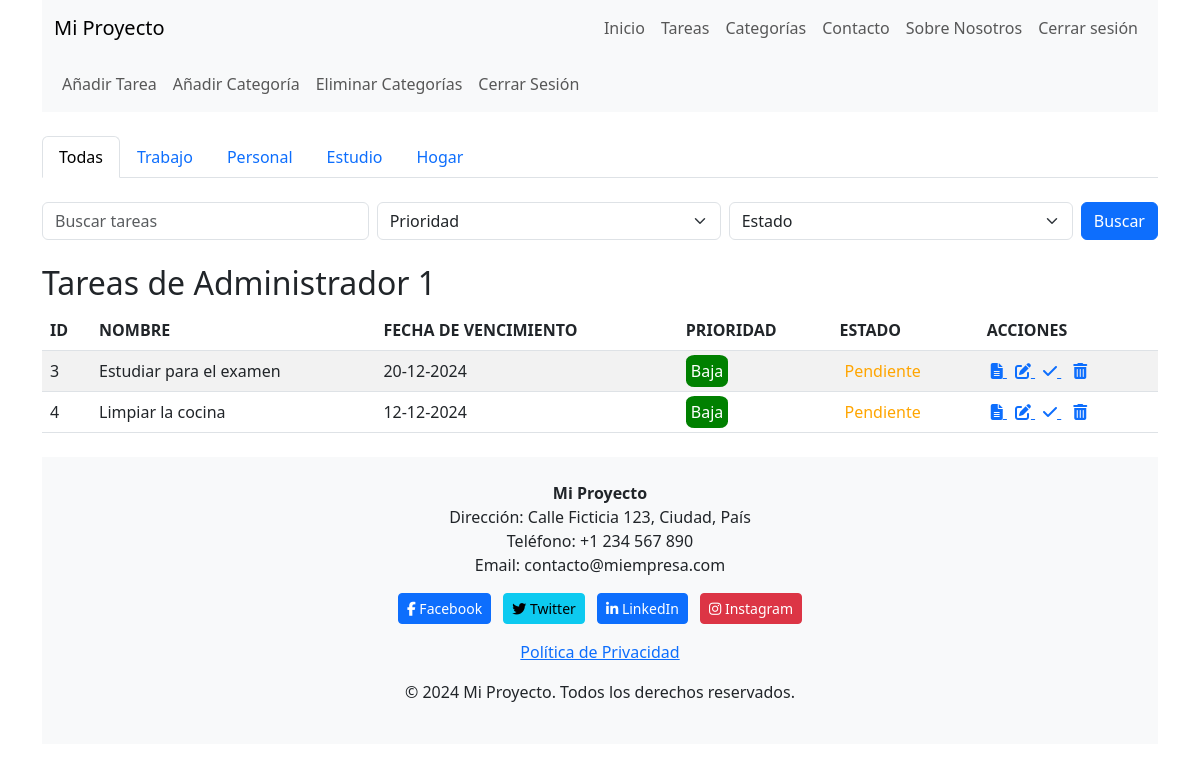
The app's page /public/home.php (signed in) with its own data.
### tables this page shows
CREATE TABLE IF NOT EXISTS `categorias` (
    id INT AUTO_INCREMENT PRIMARY KEY,
    nombre VARCHAR(50) NOT NULL,
    id_usuario INT,
    FOREIGN KEY (id_usuario) REFERENCES usuarios(id) ON DELETE CASCADE
);

CREATE TABLE IF NOT EXISTS `tareas` (
    id INT AUTO_INCREMENT PRIMARY KEY,
    nombre VARCHAR(100) NOT NULL,
    descripcion TEXT,
    fecha_vencimiento DATE,
    prioridad INT,
    id_usuario INT,
    id_categoria INT,
    status TINYINT(1) NOT NULL DEFAULT 1,   
    FOREIGN KEY (id_usuario) REFERENCES usuarios(id) ON DELETE CASCADE,
    FOREIGN KEY (id_categoria) REFERENCES categorias(id) ON DELETE CASCADE
);

### models/Model.php (called while the page is built, shortened)
<?php
class Model {
    public function __construct($pdo) {
        $this->db = $pdo;
    }
}
?>

### models/Categoria.php (called while the page is built, shortened)
<?php
require_once 'Model.php';
class Categoria extends Model {
    public function getCategoriasPorUsuario($usuarioId) {
        $stmt = $this->db->prepare("SELECT * FROM categorias WHERE id_usuario = ?");
        $stmt->execute([$usuarioId]);
        return $stmt->fetchAll();
    }
}
?>

### models/Tarea.php (called while the page is built, shortened)
<?php
require_once 'Model.php';
class Tarea extends Model {
public function buscarTareasConFiltros($usuarioId, $search, $prioridad, $estado) {
    $sql = "SELECT * FROM tareas WHERE id_usuario = :id_usuario";
    $stmt = $this->db->prepare($sql);
    $stmt->bindParam(':id_usuario', $usuarioId);
    $stmt->execute();
    return $stmt->fetchAll(PDO::FETCH_ASSOC);
}
}
?>

### public/home.php (the view, shortened to what this page needs)
<?php
require_once '../models/Tarea.php';
require_once '../models/Categoria.php';
require_once '../config/db.php';
$tareaModel = new Tarea($pdo);
$categoriaModel = new Categoria($pdo);
$idUsuario = $_SESSION['usuario']['id'];
$categorias = $categoriaModel->getCategoriasPorUsuario($idUsuario);
$categoriaFiltrada = isset($_GET['id_categoria']) ? $_GET['id_categoria'] : null;
$search = isset($_GET['search']) ? $_GET['search'] : '';
$prioridad = isset($_GET['prioridad']) ? $_GET['prioridad'] : '';
$estado = isset($_GET['estado']) ? $_GET['estado'] : '';
if ($categoriaFiltrada) {
    $tareas = $tareaModel->getTareasConFiltros($categoriaFiltrada, $idUsuario, $search, $prioridad, $estado);
} else {
    $tareas = $tareaModel->buscarTareasConFiltros($idUsuario, $search, $prioridad, $estado);
}
?>
<!DOCTYPE html>
<html lang="es">
<head>
    <link href="https://cdn.jsdelivr.net/npm/bootstrap@5.3.0-alpha3/dist/css/bootstrap.min.css" rel="stylesheet">
    <link href="https://cdnjs.cloudflare.com/ajax/libs/font-awesome/6.0.0-beta3/css/all.min.css" rel="stylesheet">
    <link href="../public/css/style.css" rel="stylesheet">
</head>
<body>
    <div class="container">
    <?php include('../views/header.php'); ?>
<nav class="navbar navbar-expand-lg navbar-light bg-light mb-4">
    <div class="container-fluid">
        <div class="collapse navbar-collapse" id="navbarNav">
            <ul class="navbar-nav">
                <li class="nav-item">
                    <a class="nav-link" href="../views/add_task.php">Añadir Tarea</a>
                </li>
                <li class="nav-item">
                    <a class="nav-link" href="../views/add_category.php">Añadir Categoría</a>
                </li>
                <li class="nav-item">
                    <a class="nav-link" href="../views/delete_categories.php">Eliminar Categorías</a>
                </li>
                <li class="nav-item">
                    <a class="nav-link" href="logout.php">Cerrar Sesión</a>
                </li>
            </ul>
        </div>
    </div>
</nav>
        <ul class="nav nav-tabs mb-4">
            <li class="nav-item">
                <a class="nav-link <?php echo is_null($categoriaFiltrada) ? 'active' : ''; ?>" href="home.php">Todas</a>
            </li>
            <?php foreach ($categorias as $categoria): ?>
                <li class="nav-item position-relative">
                    <a class="nav-link <?php echo ($categoriaFiltrada == $categoria['id']) ? 'active' : ''; ?>"
                        href="home.php?id_categoria=<?php echo $categoria['id']; ?>">
                        <?php echo htmlspecialchars($categoria['nombre']); ?>
                    </a>
                </li>
            <?php endforeach; ?>
        </ul>
        <form action="home.php" method="GET" class="d-flex mb-4">
            <input type="text" name="search" class="form-control" placeholder="Buscar tareas"
                value="<?php echo isset($_GET['search']) ? htmlspecialchars($_GET['search']) : ''; ?>">
            <select name="prioridad" class="form-select ms-2">
                <option value="">Prioridad</option>
            </select>
            <select name="estado" class="form-select ms-2">
                <option value="">Estado</option>
            </select>
            <button type="submit" class="btn btn-primary ms-2">Buscar</button>
        </form>
        <h2>Tareas de <?php echo htmlspecialchars($_SESSION['usuario']['nombre']); ?></h2>
        <table id="tabla-tareas" class="table table-striped">
            <thead>
                <tr>
                    <th data-tipo="numero">ID</th>
                    <th data-tipo="texto">NOMBRE</th>
                    <th data-tipo="fecha">FECHA DE VENCIMIENTO</th>
                    <th data-tipo="texto">PRIORIDAD</th>
                    <th data-tipo="texto">ESTADO</th>
                    <th>ACCIONES</th>
                </tr>
            </thead>
            <tbody>
                <?php if (empty($tareas)): ?>
                    <tr>
                        <td colspan="7" class="text-center">No hay tareas para mostrar.</td>
                    </tr>
                <?php else: ?>
                    <?php foreach ($tareas as $tarea): ?>
                        <tr>
                            <td><?php echo $tarea['id']; ?></td>
                            <td><?php echo htmlspecialchars($tarea['nombre']); ?></td>
                            <td><?php echo date('d-m-Y', strtotime($tarea['fecha_vencimiento'])); ?></td>
                            <td>
                                <?php
                                $prioridad = $tarea['prioridad'];
                                switch ($prioridad) {
                                    case 1:
                                        echo "<span style='color: white; background-color: green;'>Baja</span>";
                                        break;
                                }
                                ?>
                            </td>
                            <td>
                                <?php
                                if ($tarea['status'] == 1) {
                                    echo "<span style='color: orange;'>Pendiente</span>";
                                } else {
                                    echo "<span style='color: green;'>Completada</span>";
                                }
                                ?>
                            </td>
                            <td>
                                <a href="../views/task_detail.php?id=<?php echo $tarea['id']; ?>" class="mx-1"
                                    title="Ver Detalles">
                                    <i class="fas fa-file-alt"></i>
                                </a>
                                <a href="../views/edit_task.php?id=<?php echo $tarea['id']; ?>" class="mx-1" title="Editar">
                                    <i class="fas fa-edit"></i>
                                </a>
                                <?php if ($tarea['status'] == 1): ?>
                                    <a href="../views/mark_task_done.php?id=<?php echo $tarea['id']; ?>" class="mx-1"
                                        title="Marcar como realizada">
                                        <i class="fas fa-check"></i>
                                    </a>
                                <?php endif; ?>
                                <a href="../views/delete_task.php?id=<?php echo $tarea['id']; ?>" class="mx-2" title="Eliminar">
                                    <i class="fas fa-trash-alt"></i>
                                </a>
                            </td>
                        </tr>
                    <?php endforeach; ?>
                <?php endif; ?>
            </tbody>
        </table>
        <?php include('../views/footer.php'); ?>
</body>
</html>

### views/header.php (shortened to what this page needs)
<!DOCTYPE html>
<html lang="es">
<head>
    <link href="https://cdn.jsdelivr.net/npm/bootstrap@5.3.0-alpha3/dist/css/bootstrap.min.css" rel="stylesheet">
    <link href="public/css/style.css" rel="stylesheet">
</head>
<body>
    <nav class="navbar navbar-expand-lg navbar-light bg-light">
        <div class="container">
            <a class="navbar-brand" href="index.php">Mi Proyecto</a>
            <div class="collapse navbar-collapse" id="navbarNav">
                <ul class="navbar-nav ms-auto">
                    <li class="nav-item">
                        <a class="nav-link" href="../public/home.php">Inicio</a>
                    </li>
                    <li class="nav-item">
                        <a class="nav-link" href="../views/tasks.php">Tareas</a>
                    </li>
                    <li class="nav-item">
                        <a class="nav-link" href="../views/categories.php">Categorías</a>
                    </li>
                    <li class="nav-item">
                        <a class="nav-link" href="../views/contact.php">Contacto</a>
                    </li>
                    <li class="nav-item">
                        <a class="nav-link" href="../views/about.php">Sobre Nosotros</a>
                    </li>
                    <li class="nav-item">
                        <a class="nav-link" href="logout.php">Cerrar sesión</a>
                    </li>
                </ul>
            </div>
        </div>
    </nav>
</body>
</html>

### views/footer.php (shortened to what this page needs)
<footer class="bg-light py-4 mt-4">
    <div class="container text-center">
        <div class="mb-3">
            <p><strong>Mi Proyecto</strong><br>
            Dirección: Calle Ficticia 123, Ciudad, País<br>
            Teléfono: +1 234 567 890<br>
            Email: contacto@miempresa.com
            </p>
        </div>
        <div class="social-icons mb-3">
            <a href="https://facebook.com" class="btn btn-primary btn-sm me-2" target="_blank" title="Facebook">
                <i class="fab fa-facebook-f"></i> Facebook
            </a>
            <a href="https://twitter.com" class="btn btn-info btn-sm me-2" target="_blank" title="Twitter">
                <i class="fab fa-twitter"></i> Twitter
            </a>
            <a href="https://linkedin.com" class="btn btn-primary btn-sm me-2" target="_blank" title="LinkedIn">
                <i class="fab fa-linkedin-in"></i> LinkedIn
            </a>
            <a href="https://instagram.com" class="btn btn-danger btn-sm" target="_blank" title="Instagram">
                <i class="fab fa-instagram"></i> Instagram
            </a>
        </div>
        <p><a href="#" data-bs-toggle="modal" data-bs-target="#privacyPolicyModal">Política de Privacidad</a></p>
        <p>&copy; 2024 Mi Proyecto. Todos los derechos reservados.</p>
    </div>
</footer>
</body>
</html>

### public/css/style.css (style rules this page uses)
html, body { height: 100%; margin: 0; }
body { display: flex; flex-direction: column; }
.container { flex: 1; }
footer { background-color: #f8f9fa; padding: 20px; text-align: center; position: relative; width: 100%; }
th { cursor: pointer; position: relative; }
th::after { content: ""; position: absolute; right: 8px; top: 50%; transform: translateY(-50%); border: 6px solid transparent; display: none; }
span { width: 20px; padding: 5px; border-radius: 20%; }

### records on screen
categorias: nombre "Trabajo"
categorias: nombre "Personal"
categorias: nombre "Estudio"
categorias: nombre "Hogar"
tareas: id "3", nombre "Estudiar para el examen", fecha_vencimiento "20-12-2024", prioridad "Baja", status "Pendiente"
tareas: id "4", nombre "Limpiar la cocina", fecha_vencimiento "12-12-2024", prioridad "Baja", status "Pendiente"

### other values on screen
$_SESSION['usuario']['nombre'] "Administrador 1"
